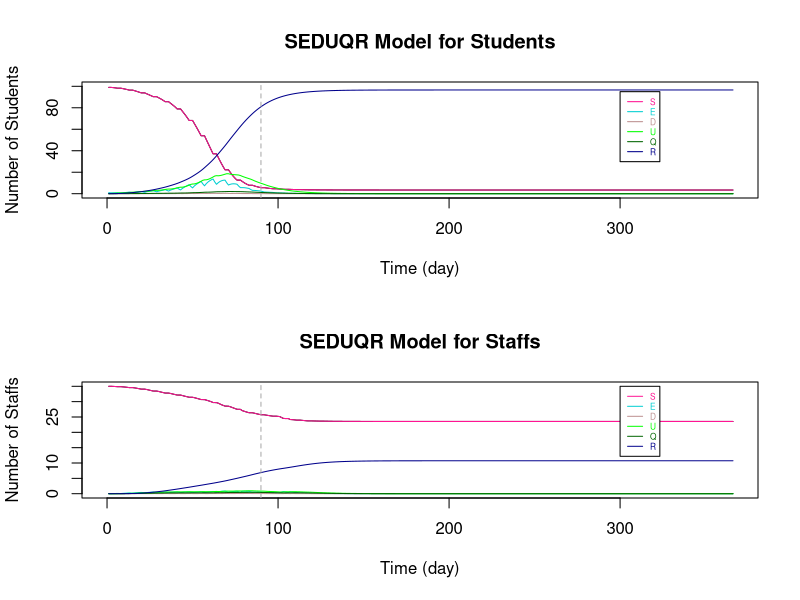

This figure's R source:
###################################################################################################################

# Parameters
Ta = matrix(c(0.64,1), nrow = 2) # transmissibility of student and staff
Ca = matrix(c(0.79,1), nrow = 1)  # susceptibility of student and staff
tau = c(0.54, 0.54*0.4)  # individual transmission rate within and outside the bubble
# set p: the transmission rate: 
p1 = Ta %*% Ca
# p = (student-student same bubble, student-student different, staff-student, student-staff, staff-staff both teaching same or different bubbles)
p = c(p1[1,1]*tau[1], p1[1,1]*tau[2], p1[2,1]*tau[2], p1[1,2]*tau[2], p1[2,2]*tau[2]) #RHO

a = 0.2  # ALPHA: rate from latent to infection
d = c(0.1,0.3) # d:probability of an infection is detectable/symptomatic for student and staff
e = 0.138 # EPSILON: the relative transmission for undetectable compared to detectable
o = 0.75  # THETA: rate of getting quanrantined 
y = 0.1 # GAMMA:recovery rate (differ by age and compartments)

r.values = c(9,3,10,3,3)  # r:contact r people (should be changing with time), in the same order as p (RHO)

T = 366
N = 10 # student number in each bubble


###################################################################################################################

# Define dataframe - students bubbles 1-10 and total staff
# Define array 
B <- matrix(rep(0), T, 7)
A <- array(rep(B), dim = c(T, 7, 11))

A[,1,] <- 10 #  S
A[,7,] <- 10 #  N
A[,1,11] <- 30  # 30 staffs are S initially
A[,7,11] <- 55 #  55 staffs in total (20 of them work from home)
A[1,,1] <- c(9,1,0,0,0,0,10)   # initials

dimnames(A) <- list(1:T, c("S","E","D","U","Q","R","N"), c(sprintf("B%d", 1:10),"Staff"))  # name the array

head(A)
da_tauO1 <- as.data.frame(A)

###################################################################################################################

# Set initials
S <- matrix(rep(0), T+1, 10)
E <- matrix(rep(0), T+1, 10)
D <- matrix(rep(0), T+1, 10)
U <- matrix(rep(0), T+1, 10)
Q <- matrix(rep(0), T+1, 10)
R <- matrix(rep(0), T+1, 10)
r <- matrix(rep(0), T+1, 10)

S.Staff=S1=S2=S3=S4=S5=S6=S
E.Staff=E1=E2=E3=E4=E5=E6=E
D.Staff=D1=D2=D3=D4=D5=D6=D
U.Staff=U1=U2=U3=U4=U5=U6=U
Q.Staff=Q1=Q2=Q3=Q4=Q5=Q6=Q
R.Staff=R1=R2=R3=R4=R5=R6=R
r1=r2=r3=r4=r5=r

S5.diff=S2.diff=S
E5.diff=E2.diff=E
D5.diff=D2.diff=D
U5.diff=U2.diff=U
R5.diff=R2.diff=R
r5.diff=r2.diff=r

S.Staff.change = S.Staff

# Staff replacement
Staff.School = S.Staff  
Staff.rp = S.Staff  

# Tutorial Group
S.Std_Std = S
S.Std1=S.Std2=S
S.Stf=E.Stf=D.Stf=U.Stf=Q.Stf=R.Stf=S


###################################################################################################################
# The Symbols for the Dynamic system 

# STUDENTS
# S, E, D, U, Q, R : (without subscript of numbers) TOTAL number of students in each compartment (for an individual bubble)

# S1, E1, D1, U1, Q1, R1: TOTAL number of students in each compartments with ONLY the intractions WITHIN bubbles (for an individual bubble)

# S2.diff, E2.diff, D2.diff, U2.diff, R2.diff : TOTAL number of students that are not in the specified bubble (for an individual bubble)

# S2, E2, D2, U2, Q2, R2: CHANGE of number of students in each compartments by BETWEEN-BUBBLES interactions (for an individual bubble)

# S3, E3, D3, U3, Q3, R3 : CHANGE of number of students in each compartments by their teaching staffs (for an individual bubble)

# STAFFS
# S.Staff, E.Staff, D.Staff, U.Staff, Q.Staff, R.Staff : (without subscript of numbers) TOTAL number of STAFF in each compartment (for those teaching an individual bubble)

# S4, E4, D4, U4, Q4, R4: CHANGE of number of staffs in each compartments by the students they teach (for those teaching an individual bubble)

# S5.diff, E5.diff, D5.diff, U5.diff, R5.diff : TOTAL number of staffs that are not teaching the specified bubble (for those teaching an individual bubble)

# S5, E5, D5, U5, Q5, R5 : CHANGE of number of staffs in each compartments by staffs teaching other bubbles (for those teaching an individual bubble)

# S6, E6, D6, U6, Q6, R6 : CHANGE of number of staffs in each compartments by the staffs teaching the same bubble (for those teaching an individual bubble)

# r are the number of sesceptible contacts that an infection case would contact (vary with situations)

# Staff.School : the number of staff at school of teaching each bubble

# Staff.rp : the number of staff that can come to teach the bubble that were working from home

# TUTOR GROUP

# S.Std_Std : CHANGE of number of student in tutor group by infections within tutor group

# S.Std1 : CHANGE of number of student in bubble j by infections within tutor group

# S.Std2 : CHANGE of number of student in bubble j by infections from the tutor

# S.Stf, E.Stf, D.Stf, U.Stf, Q.Stf, R.Stf : Total number of tutors being infected in tutor group j

###################################################################################################################

# i : time step start from 1 
# j : bubble number 1 to 10

for (i in 1:T){
  for (j in 1:10){  
    
    ###### For STUDENTS
    
    # initals
    S[1,j] =  da_tauO1[1,paste("S.B", j, sep = "")]
    E[1,j] =  da_tauO1[1,paste("E.B", j, sep = "")]
    D[1,j] =  da_tauO1[1,paste("D.B", j, sep = "")]
    U[1,j] =  da_tauO1[1,paste("U.B", j, sep = "")]
    Q[1,j] =  da_tauO1[1,paste("Q.B", j, sep = "")]
    R[1,j] =  da_tauO1[1,paste("R.B", j, sep = "")]
    
    # STUDENT to STUDENT in the SAME BUBBLE
    S1[1,j] =  da_tauO1[1,paste("S.B", j, sep = "")]
    E1[1,j] =  da_tauO1[1,paste("E.B", j, sep = "")]
    D1[1,j] =  da_tauO1[1,paste("D.B", j, sep = "")]
    U1[1,j] =  da_tauO1[1,paste("U.B", j, sep = "")]
    Q1[1,j] =  da_tauO1[1,paste("Q.B", j, sep = "")]
    R1[1,j] =  da_tauO1[1,paste("R.B", j, sep = "")]
    r1[1,j] =  S[1,j]  # number of contact depends on how many S in the bubble
    
    # This formula comes from the dynamic equations (in powerpoint slide 4)
    S1[i+1,j] = S[i,j] - r1[i,j]*p[1]*(D[i,j]+e*U[i,j])
    E1[i+1,j] = E[i,j] + r1[i,j]*p[1]*(D[i,j]+e*U[i,j]) - a*E[i,j]
    D1[i+1,j] = D[i,j] + a*d[1]*E[i,j] - o*D[i,j]
    U1[i+1,j] = U[i,j] + a*(1-d[1])*E[i,j] - y*U[i,j]
    Q1[i+1,j] = Q[i,j] + o*D[i,j] - y*Q[i,j]
    R1[i+1,j] = R[i,j] + y*(Q[i,j]+U[i,j])
    r1[i+1,j] = S[i,j] 
    
    
    # STUDENT to STUDENT in DIFFERENT BUBBLES #
    # number of contact for each individual in bubble j to students in other bubbles
    r2.diff[1,j] =  3  # each student in j contact 3 students in other bubbles
    r2.diff[i+1,j] = r2.diff[i,j]    
    # the total number of contacts of the students in bubble j
    m = round(r2.diff[i,j]*(S[i,j]))  # only Susceptible individuals in j might be infected by students in other bubbles
    
    # inital values of total number of students at school not in bubble j
    # (only S,E,D,U are at school, currently not considered recovery come back to school yet)
    S2.diff[1,j] = 90
    E2.diff[1,j] = 0
    D2.diff[1,j] = 0
    U2.diff[1,j] = 0
    R2.diff[1,j] = 0
    
    # Subset for S,E,D,U compartments of all bubbles 
    all.S = (c(1:ncol(da_tauO1)) %% 7) == 1
    all.E = (c(1:ncol(da_tauO1)) %% 7) == 2
    all.D = (c(1:ncol(da_tauO1)) %% 7) == 3
    all.U = (c(1:ncol(da_tauO1)) %% 7) == 4
    all.R = (c(1:ncol(da_tauO1)) %% 7) == 6
    
    #total number of students at school not in bubble j (and not staff: the reason of removing the last column)
    # The number of S, E, D, U at time i, different to bubble j
    S2.diff[i,j] = round(sum((da_tauO1[i,(all.S)][,-j])[,c(1:ncol(da_tauO1[i,(all.S)][,-j])-1)]))
    E2.diff[i,j] = round(sum((da_tauO1[i,(all.E)][,-j])[,c(1:ncol(da_tauO1[i,(all.E)][,-j])-1)]))
    D2.diff[i,j] = round(sum((da_tauO1[i,(all.D)][,-j])[,c(1:ncol(da_tauO1[i,(all.D)][,-j])-1)]))
    U2.diff[i,j] = round(sum((da_tauO1[i,(all.U)][,-j])[,c(1:ncol(da_tauO1[i,(all.U)][,-j])-1)]))
    R2.diff[i,j] = round(sum((da_tauO1[i,(all.R)][,-j])[,c(1:ncol(da_tauO1[i,(all.R)][,-j])-1)]))
    
    # make a list of S, E, D, U not in bubble j (the times of repeat is the number of students in each compartment)
    list = c(rep("S", S2.diff[i,j]), rep("E", E2.diff[i,j]), rep("D", D2.diff[i,j]), rep("U", U2.diff[i,j]), rep("R", R2.diff[i,j]))
    
    #count the number of S,E,D,U that students in j contacted to
    # " sample(list, m, replace = TRUE) ": Randomly select m from list
    set.seed(123)
    countS = sum((sample(list, m, replace = TRUE))=="S") # for students in bubble j: the number of contact outside bubble j are S
    countE = sum((sample(list, m, replace = TRUE))=="E") # for students in bubble j: the number of contact outside bubble j are E
    countD = sum((sample(list, m, replace = TRUE))=="D") # for students in bubble j: the number of contact outside bubble j are D
    countU = sum((sample(list, m, replace = TRUE))=="U") # for students in bubble j: the number of contact outside bubble j are U
    countR = sum((sample(list, m, replace = TRUE))=="R") # for students in bubble j: the number of contact outside bubble j are R
    
    
    # The number of change in S and E compartments by interactions from other bubbles to bubbles j (only the partial effect)
    # initial (no intractions between bubbles at time 1)
    S2[1,j] = 0
    E2[1,j] = 0
    
    # The change in S and E for bubble j only depends on the number of:
    # 1. (   susceptible students in bubble j: r1[i,j] = S[i,j]   ) and 
    # 2. (   number of detectable/symtomatic and undetectable/asymtomatic that are contacted in other bubbles: countD+e*countU   
    #                                                        -- e is because the effectiveness on D and U in infection rate are different)
    S2[i+1,j] = -p[2]*(countD+e*countU)  # Only the change because of other bubbles
    E2[i+1,j] = p[2]*(countD+e*countU)  # Only the change because of other bubbles, so those Es goes into D/U compartments are included in E1
    
    
    # STAFF to STUDENTs they teach 
    # initial - there is no change of S and E initially
    S3[1,j] = 0
    E3[1,j] = 0
    r3[1,j] = r.values[3]
    
    # The change in S and E for bubble j depends on the number of D and U of staffs
    S3[i+1,j] = - r1[i,j]*p[3]*(D.Staff[i,j]+e*U.Staff[i,j]) 
    E3[i+1,j] = r1[i,j]*p[3]*(D.Staff[i,j]+e*U.Staff[i,j])  
    r3[i+1,j] =  S[i,j]
    
    
    
    ### TUTOR GROUP
    
    # STUDENTs TO STUDENTs in the same tutorial group
    
    # A tutor group contains 2 bubbles of students and a staff that is not teaching the bubbles
    # With the tutor meeting of 15mins and a typical school day of 6 hours, the time length of contact is 1/24 of that in a bubble
    # initial (S.Std_Std is the change of S in tutor group j with students in both bubble j and 11-j)
    S.Std_Std[1,] = c(rep(0,10))  # S.Std_Std : total change of students in tutor group
    S.Std1[1,] = c(rep(0,10))
    
    
    # The change of S for tutor group j with students in both bubble j and 11-j
    if (j <= 5){ # 5 tutor groups in total
      S.Std_Std[i+1,j] = - (S[i,j]+S[i,11-j])*p[1]*((D[i,j]+e*U[i,j])+(D[i,11-j]+e*U[i,11-j]))*1/24
      
      # As the change is less than 0.5, separate the new cases of infections according to the percentage of S in each bubble
      if (S[i,j]+S[i,11-j] > 0){
        S.Std1[i+1,j] = S.Std_Std[i+1,j]*S[i,j]/(S[i,j]+S[i,11-j])  # S.Std1 : total change of students in  bubble j by having tutor group
        S.Std1[i+1,11-j] = S.Std_Std[i+1,j]*S[i,11-j]/(S[i,j]+S[i,11-j])
      }
      
      else{
        S.Std1[i+1,j] = 0
        S.Std1[i+1,11-j] = 0
      }
    }
    
    else{ # avoid to count the infections twice
    }
    
    
    # STAFF TO STUDENTs in the same tutorial group
    
    # There is only 1 staff for each tutor group
    # S.Std2 : the change of studnets in bubble j by infections from the tutor
    # initial - there is no change of S and E initially
    S.Std2[1,] = c(rep(0,10)) 
    
    # The change of S for tutor group j with students in both bubble j and 11-j
    if (j <= 5){ # 5 tutor groups in total
      if (S[i,j]+S[i,11-j] > 0){
        S.Std2[i+1,j] = - ((S[i,j]+S[i,11-j])*p[3]*(D.Stf[i,j]+e*U.Stf[i,j])*1/24)*(S[i,j]/(S[i,j]+S[i,11-j]))
        S.Std2[i+1,11-j] = - ((S[i,j]+S[i,11-j])*p[3]*(D.Stf[i,j]+e*U.Stf[i,j])*1/24)*(S[i,11-j]/(S[i,j]+S[i,11-j]))
      }
      
      else{
        S.Std2[i+1,j] = 0
        S.Std2[i+1,11-j] = 0
      }
    }
    
    else{ # avoid to count the infections twice
    }
    
    
    
    # TOTAL on STUDNETS 
    if (S1[i+1,j] + S2[i+1,j] + S3[i+1,j] + S.Std1[i+1,j] + S.Std2[i+1,j] >= 0){   # The total number of S has to be >= 0
      S[i+1,j] = S1[i+1,j] + S2[i+1,j] + S3[i+1,j] + S.Std1[i+1,j] + S.Std2[i+1,j]
      E[i+1,j] = E1[i+1,j] + E2[i+1,j] + E3[i+1,j] - S.Std1[i+1,j] - S.Std2[i+1,j]
    }
    else {  # If not, S = 0, 
      #         E = previous (time step) amout of E - the same amount of students reduced in S compartment - those move to the next compartments
      S[i+1,j] = 0
      E[i+1,j] = E[i,j] - (S[i+1,j]-S[i,j]) - a*E[i,j]
    }
    
    D[i+1,j] = D1[i+1,j]
    U[i+1,j] = U1[i+1,j]
    Q[i+1,j] = Q1[i+1,j]
    R[i+1,j] = R1[i+1,j]
    
    
    ###### For STAFF
    
    # Assume there are 55 staffs in total, initially 30 of them teach students. 
    # The overall effect on STAFF (stdent -> staff  &   staff -> staff in same / different bubble)
    
    # initials
    S.Staff[1,] =  3
    E.Staff[1,] =  0
    D.Staff[1,] =  0
    U.Staff[1,] =  0
    Q.Staff[1,] =  0
    R.Staff[1,] =  0
    
    # STUDENT to STAFF
    # initials
    S4[1,j] = 0
    r4[1,j] = r.values[4]  
    
    # Only S and E compartments will change directly by the infection cause by studnets (E3 = -S3)
    S4[i+1,j] = - r4[i]*p[4]*(D[i,j]+e*U[i,j])
    r4[i+1,j] = S.Staff[i,j]
    
    
    # STAFF to STAFF (teach same bubble)
    # initials
    S6[1,j] = 0
    
    # Only S and E compartments will change directly by the infection cause by staffs teach same bubble (E6 = -S6)
    S6[i+1,j] = - r4[i]*p[5]*(D.Staff[i,j]+e*U.Staff[i,j])
    
    
    # STAFF to STAFF (teach different bubbles)
    # number of contact for each individual staff teach bubble j to the staffs teach other bubbles
    r5.diff[1,j] =  3  # each staff teach j contact 3 staffs teach other bubbles
    r5.diff[i+1,j] = r5.diff[i,j]    
    # the total number of contacts of the students in bubble j
    m.Staff = round(r5.diff[i,j]*(S.Staff[i,j]))  # only Susceptible staffs in j might be infected 
    
    # inital values of total number of staff at school not teach bubble j
    # (only S,E,D,U are at school, currently not considered recovery come back to school yet)
    S5.diff[1,] = 27
    E5.diff[1,] = 0
    D5.diff[1,] = 0
    U5.diff[1,] = 0
    R5.diff[1,] = 0
    
    # The number of S, E, D, U at time i, not teaching to bubble j
    S5.diff[i,j] = round(sum(S.Staff[i,])-S.Staff[i,j])
    E5.diff[i,j] = round(sum(E.Staff[i,])-E.Staff[i,j])
    D5.diff[i,j] = round(sum(D.Staff[i,])-D.Staff[i,j])
    U5.diff[i,j] = round(sum(U.Staff[i,])-U.Staff[i,j])
    R5.diff[i,j] = round(sum(R.Staff[i,])-R.Staff[i,j])
    
    # make a list of S, E, D, U not teach bubble j (the times of repeat is the number of staff in each compartment)
    list.Staff = c(rep("S", S5.diff[i,j]), rep("E", E5.diff[i,j]), rep("D", D5.diff[i,j]), rep("U", U5.diff[i,j]), rep("R", R5.diff[i,j]))
    
    #count the number of S,E,D,U that staffs teaching bubble j contacted to
    # " sample(list.Staff, m.Staff, replace = TRUE) ": Randomly select m.Staff from list
    set.seed(123)
    count.StaffS = sum((sample(list.Staff, m.Staff, replace = TRUE))=="S") # for students in bubble j: the number of contact outside bubble j are S
    count.StaffE = sum((sample(list.Staff, m.Staff, replace = TRUE))=="E") # for students in bubble j: the number of contact outside bubble j are E
    count.StaffD = sum((sample(list.Staff, m.Staff, replace = TRUE))=="D") # for students in bubble j: the number of contact outside bubble j are D
    count.StaffU = sum((sample(list.Staff, m.Staff, replace = TRUE))=="U") # for students in bubble j: the number of contact outside bubble j are U
    count.StaffR = sum((sample(list.Staff, m.Staff, replace = TRUE))=="R") # for students in bubble j: the number of contact outside bubble j are R
    
    # The number of change in S and E compartments by staffs teach j and other staffs contacts
    # initial (no transmission at time 1)
    S5[1,j] = 0
    
    # The change in S and E for staffs teach bubble j only depends on the number of:
    # 1. (   susceptible staffs teach bubble j: r5[i,j] = S.Staff[i,j]   ) and 
    # 2. (   number of detectable/symtomatic and undetectable/asymtomatic staffs teach other bubbles: count.StaffD+e*count.StaffU
    #                                                        -- e is because the effectiveness on D and U in infection rate are different)
    S5[i+1,j] = - p[5]*(count.StaffD+e*count.StaffU)  # Only the change because of staff teach other bubbles
    # E5 = -S5
    
    
    # TUTOR GROUP
    
    # The STUDENTS in the tutor group to STAFF
    # Assume for tutor group 1-5, the tutor is not teaching any bubbles
    # There is no staff to replace tutor if he is infected, but he will work again when he has recovered
    # initial - there is no change of S and E initially
    S.Stf[1,] = c(rep(1,5), rep(0,5)) 
    E.Stf[1,] = D.Stf[1,] = U.Stf[1,] = Q.Stf[1,] = R.Stf[1,] = rep(0,10)
    
    
    # The total number of S for staff in tutor group j 
    if (j <= 5){ # 5 tutor groups in total
      if (S.Stf[i,j] > 0){
        S.Stf[i+1,j] = S.Stf[i,j] - S.Stf[i,j]*p[4]*((D[i,j]+e*U[i,j])+(D[i,11-j]+e*U[i,11-j]))*1/24
      }
      
      else{
        S.Stf[i+1,j] = 0
      }
    }
    
    else{ # avoid to count the infections twice
      S.Stf[i+1,j] = 0
    }
    
    E.Stf[i+1,j] = E.Stf[i,j] + (S.Stf[i+1,j] - S.Stf[i,j]) - a*E.Stf[i,j]
    D.Stf[i+1,j] = D.Stf[i,j] + a*d[1]*E.Stf[i,j] - o*D.Stf[i,j]
    U.Stf[i+1,j] = U.Stf[i,j] + a*(1-d[1])*E.Stf[i,j] - y*U.Stf[i,j]
    Q.Stf[i+1,j] = Q.Stf[i,j] + o*D.Stf[i,j] - y*Q.Stf[i,j]
    R.Stf[i+1,j] = R.Stf[i,j] + y*(Q.Stf[i,j]+U.Stf[i,j])
    
    
    # TOTAL on STAFF
    # the total change of staff
    
    S.Staff.change[1,j] = 0
    S.Staff.change[i+1,j] = -(S4[i+1,j] + S5[i+1,j] + S6[i+1,j])    
    
    # With larger number in each group, remove the overlapping cases of new infection by:
    # (There might be chance an individual staff is infected by both students he teach and other staff he contact with)
    # Here, use randomly choosing to reduce the overlapping change effect
    # # # count.StaffS_overlap = - round(S3[i+1,j] + S5[i+1,j] + S6[i+1,j]) # the infected cases/the change in S (with overlap)
    
    # This formula comes from the dynamic equations (in powerpoint slide 4)
    S.Staff[i+1,j] = S.Staff[i,j] - S.Staff.change[i+1,j]
    E.Staff[i+1,j] = E.Staff[i,j] + S.Staff.change[i+1,j] - a*E.Staff[i,j]
    D.Staff[i+1,j] = D.Staff[i,j] + a*d[2]*E.Staff[i,j] - o*D.Staff[i,j]
    U.Staff[i+1,j] = U.Staff[i,j] + a*(1-d[2])*E.Staff[i,j] - y*U.Staff[i,j]
    Q.Staff[i+1,j] = Q.Staff[i,j] + o*D.Staff[i,j] - y*Q.Staff[i,j]
    R.Staff[i+1,j] = R.Staff[i,j] + y*(Q.Staff[i,j]+U.Staff[i,j])
    
    
    # STAFF replacement (remove this part to see if there is no extra staff that teaching the same course)
    # We assume initially 30 out of 55 staffs are teaching bubbles and the other 20 staffs are working from home.
    # Assume each bubble has 3 teaching staff and 2 other staffs working from home that can teach the same course.
    # If one of the staff was teaching at school is isolated, a staff that is "teaching the same course" will come back to school and teach the bubble. (within 24h)
    # When an istolated staff is recovered, he will come back to school on the next day. (within 24h)
    # If that result in more than 3 staffs teaching the bubble, let some susceptible staffs to work from home.  
    # So, each bubble will have 3 teaching staffs until there are not enough staffs available.
    
    Staff.rp[1,j] = 2  # the staff can come to teach in the next day that are working from home
    Staff.School[1,j] = 3  # total number of staffs that are teaching the bubble
    Staff.School[i,j] = S.Staff[i,j] + E.Staff[i,j] + D.Staff[i,j] + U.Staff[i,j] + R.Staff[i,j]
    
    if (Staff.School[i,j] < 3) {  # if the number of staff teaching bubble j is less than 3
      
      if ((3 - Staff.School[i,j]) <= Staff.rp[i,j]) {  # if there are enough staff to come back and teach
        S.Staff[i+1,j] = S.Staff[i+1,j] + (3 - Staff.School[i,j])
        Staff.rp[i+1,j] = Staff.rp[i,j] - (3 - Staff.School[i,j])
      }
      
      else{  # if there is not enought staff to come back and teach
        S.Staff[i+1,j] = S.Staff[i+1,j] + Staff.rp[i,j]
        Staff.rp[i+1,j] = 0
      }
    }
    
    else{  
      if (round(Staff.School[i,j]) > 3) { # if after the staff combing back from isolation, there are more than 3 staffs teaching the bubble j
        S.Staff[i+1,j] = S.Staff[i+1,j] - (Staff.School[i,j] - 3)
        Staff.rp[i+1,j] = Staff.rp[i,j] + (Staff.School[i,j] - 3)
      } 
      
      else {# if there are 3 staffs teaching the bubble j
        S.Staff[i+1,j] = S.Staff[i+1,j]
        Staff.rp[i+1,j] = Staff.rp[i,j] 
      }
    }
    
    
    
    # The change on Weekends
    # There will not be new infections from 0 A.M. on Saturday till 0 A.M. on the following Monday
    
    offschool = c(seq(0,T,7)-1,seq(0,T,7)-0)
    
    if (!is.na(match(i, setdiff(0:T,offschool))) == TRUE){  #if time i is weekday
    }
    
    else{  #if time i is weekend
      S[i+1,j] = S[i,j]
      E[i+1,j] = E[i,j] - a*E[i,j]
      
      S.Staff[i+1,j] = S.Staff[i,j]
      E.Staff[i+1,j] = E.Staff[i,j] - a*E.Staff[i,j]
      
    }
    
    # Add the results of each time step i and each bubble j of each compartments to the dataframe da_tauO1
    da_tauO1[i,paste("S.B", j, sep = "")] <- S[i,j]
    da_tauO1[i,paste("E.B", j, sep = "")] <- E[i,j]
    da_tauO1[i,paste("D.B", j, sep = "")] <- D[i,j]
    da_tauO1[i,paste("U.B", j, sep = "")] <- U[i,j]
    da_tauO1[i,paste("Q.B", j, sep = "")] <- Q[i,j]
    da_tauO1[i,paste("R.B", j, sep = "")] <- R[i,j]
    
    da_tauO1[i,paste("S.", "Staff", sep = "")] <- sum(S.Staff[i,]) + sum(S.Stf[i,])
    da_tauO1[i,paste("E.", "Staff", sep = "")] <- sum(E.Staff[i,]) + sum(E.Stf[i,])
    da_tauO1[i,paste("D.", "Staff", sep = "")] <- sum(D.Staff[i,]) + sum(D.Stf[i,])
    da_tauO1[i,paste("U.", "Staff", sep = "")] <- sum(U.Staff[i,]) + sum(U.Stf[i,])
    da_tauO1[i,paste("Q.", "Staff", sep = "")] <- sum(Q.Staff[i,]) + sum(Q.Stf[i,])
    da_tauO1[i,paste("R.", "Staff", sep = "")] <- sum(R.Staff[i,]) + sum(R.Stf[i,])
    
    # Sum up the total dynamic of students for all bubbles
    da_tauO1$S.Student[i] <- sum(S[i,])
    da_tauO1$E.Student[i] <- sum(E[i,])
    da_tauO1$D.Student[i] <- sum(D[i,])
    da_tauO1$U.Student[i] <- sum(U[i,])
    da_tauO1$Q.Student[i] <- sum(Q[i,])
    da_tauO1$R.Student[i] <- sum(R[i,])
    da_tauO1$N.Student[i] <- 100
    
  }
}

# Add extra columns 
for (i in 1:T){
  
  # total number of Staffs working from home
  da_tauO1$Staff.rp[i] <- sum(Staff.rp[i,])  
  
  # reproduction rate Rt
  da_tauO1$Rt.Student[i] <- (da_tauO1$E.Student[i+1] + da_tauO1$D.Student[i+1] + da_tauO1$U.Student[i+1] + da_tauO1$Q.Student[i+1]) / 
    (da_tauO1$E.Student[i] + da_tauO1$D.Student[i] + da_tauO1$U.Student[i] + da_tauO1$Q.Student[i])
  
  da_tauO1$Rt.Staff[i] <- (da_tauO1$E.Staff[i+1] + da_tauO1$D.Staff[i+1] + da_tauO1$U.Staff[i+1] + da_tauO1$Q.Staff[i+1]) / 
    (da_tauO1$E.Staff[i] + da_tauO1$D.Staff[i] + da_tauO1$U.Staff[i] + da_tauO1$Q.Staff[i])
}



###################################################################################################################
# Plot SEDUQR graphs
par(mfrow=c(2, 1), lwd=1)

# Students
X_lim <- seq(1,T,by=1)
plot(da_tauO1$S.Student~X_lim, pch=15, col="black", main = "SEDUQR Model for Students", type = "l", xlab = "Time (day)", ylab = "Number of Students", xlim = c(0,T), ylim = c(0,100))

lines(da_tauO1$S.Student, col="DeepPink", lty=1)
lines(da_tauO1$E.Student, col="darkTurquoise", lty=1)
lines(da_tauO1$D.Student, col="RosyBrown", lty=1)
lines(da_tauO1$U.Student, col="green", lty=1)
lines(da_tauO1$Q.Student, col="darkgreen", lty=1)
lines(da_tauO1$R.Student, col="darkblue", lty=1)

legend(300, 95 ,c("S","E","D", "U", "Q", "R"),col=c("DeepPink","darkTurquoise","RosyBrown", "green", "darkgreen", "darkblue"),
       text.col=c("DeepPink","darkTurquoise","RosyBrown", "green", "darkgreen", "darkblue"),lty=c(1,1,1,1,1,1),
       cex=0.5)

abline(v=90,col="dark grey", lty=2)

# Staffs
X_lim <- seq(1,T,by=1)
plot(da_tauO1$S.Staff~X_lim, pch=15, col="black", main = "SEDUQR Model for Staffs", type = "l", xlab = "Time (day)", ylab = "Number of Staffs", xlim = c(0,T), ylim = c(0,35))

lines(da_tauO1$S.Staff, col="DeepPink", lty=1)
lines(da_tauO1$E.Staff, col="darkTurquoise", lty=1)
lines(da_tauO1$D.Staff, col="RosyBrown", lty=1)
lines(da_tauO1$U.Staff, col="green", lty=1)
lines(da_tauO1$Q.Staff, col="darkgreen", lty=1)
lines(da_tauO1$R.Staff, col="darkblue", lty=1)

legend(300, 35,c("S","E","D", "U", "Q", "R"),col=c("DeepPink","darkTurquoise","RosyBrown", "green", "darkgreen", "darkblue"),
       text.col=c("DeepPink","darkTurquoise","RosyBrown", "green", "darkgreen", "darkblue"),lty=c(1,1,1,1,1,1),
       cex=0.5)

abline(v=90,col="dark grey", lty=2)
